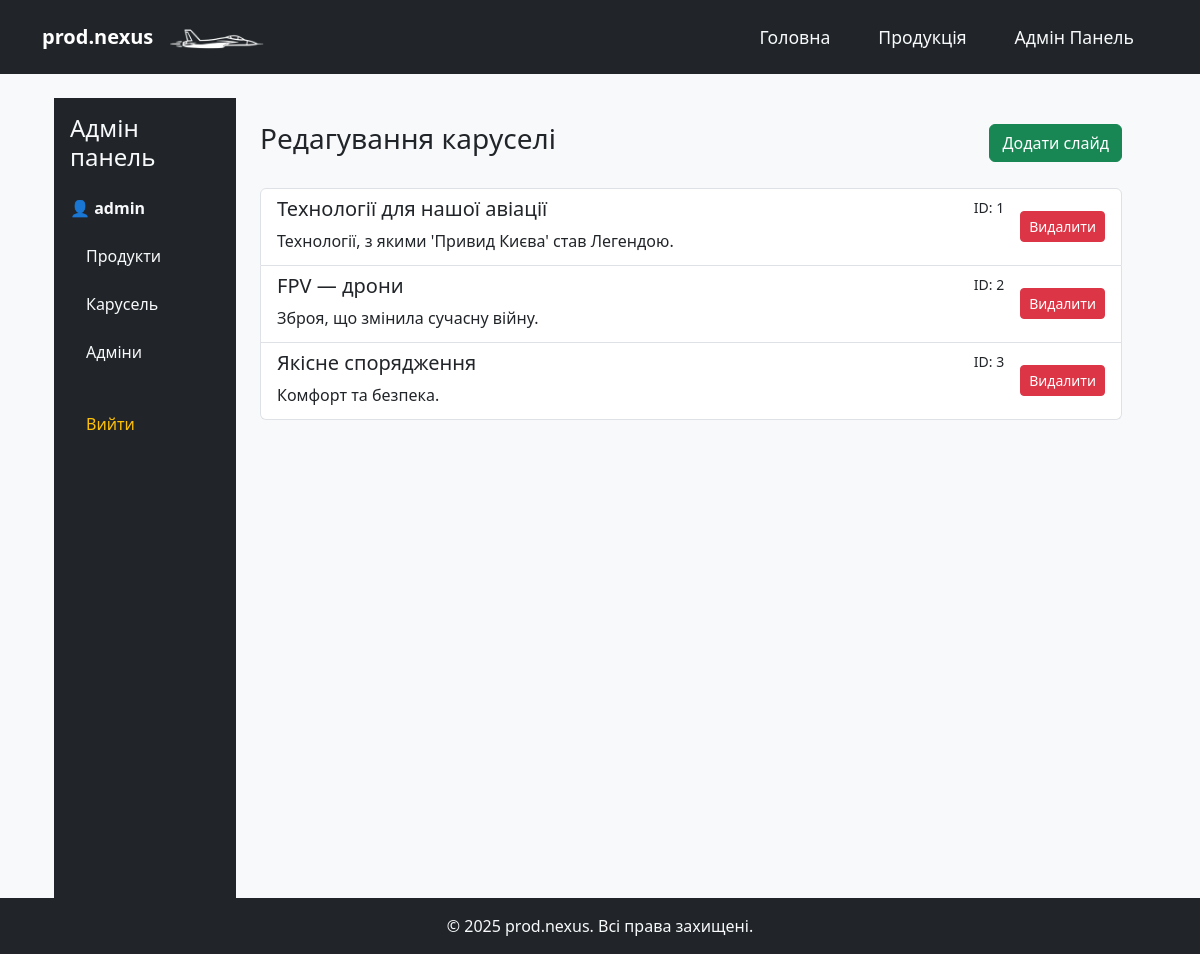
/admin/carousel (signed in), run on an earlier commit of the app's database.
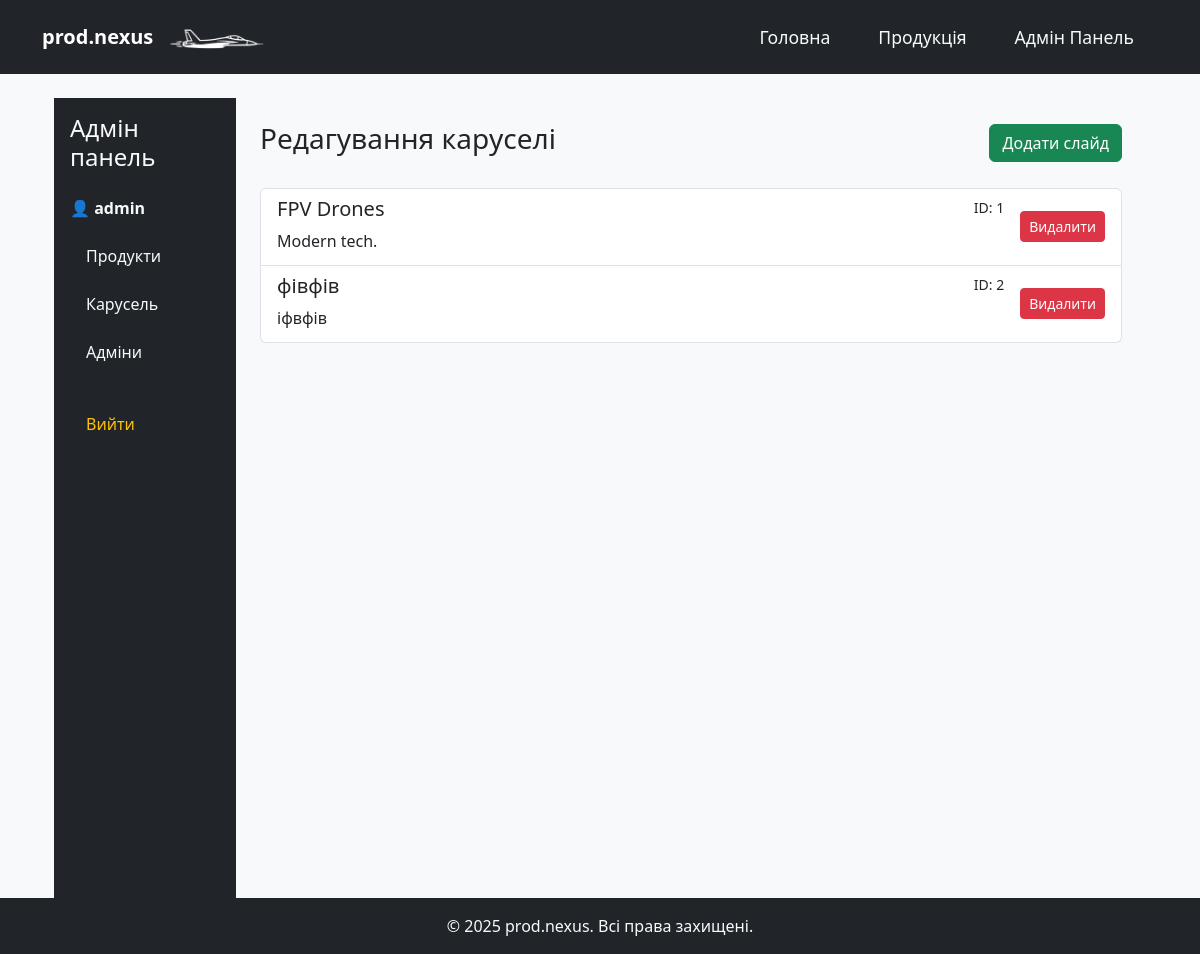
And on a later commit of the database.
### app/domain/marketing.py (models this page shows, shortened)
class CarouselItem(db.Model):
    __tablename__ = 'carousel_item'
    id = db.Column(db.Integer, primary_key=True)
    img = db.Column(db.String(100), nullable=False)
    title = db.Column(db.String(100))
    desc = db.Column(db.Text)
    text_position = db.Column(db.String(20), default='center')
    button_text = db.Column(db.String(50))
    button_link = db.Column(db.String(200))

### app/admin/routes.py (the view)
@admin.route("/carousel")
@login_required
def admin_carousel():
    carousel_items = CarouselItem.query.all()
    return render_template("admin_carousel.html", carousel_items=carousel_items, admin_name=current_user.name)

### app/domain/users.py (called while the page is built)
@login_manager.user_loader
def load_user(user_id):
    return User.query.get(int(user_id))

### app/templates/admin_carousel.html
{% extends "base.html" %}
{% block content %}
<div class="container-fluid">
  <div class="row">
    {% include "admin_sidebar.html" %}
    <div class="col-md-9 col-lg-10 p-4">
      <div class="d-flex justify-content-between align-items-center mb-4">
        <h3>Редагування каруселі</h3>
        <a href="{{ url_for('admin.add_carousel_item') }}" class="btn btn-success">Додати слайд</a>
      </div>
      <div class="list-group">
        {% for item in carousel_items %}
        <div class="list-group-item d-flex justify-content-between align-items-center">
          <a href="{{ url_for('admin.edit_carousel', item_id=item.id) }}" class="flex-grow-1 text-decoration-none text-dark">
            <div class="d-flex w-100 justify-content-between">
              <h5>{{ item.title or "Без заголовку" }}</h5>
              <small>ID: {{ item.id }}</small>
            </div>
            <p class="mb-1 text-truncate">{{ item.desc }}</p>
          </a>
          <form action="{{ url_for('admin.delete_carousel_item', item_id=item.id) }}" method="POST" class="ms-3">
            <button type="submit" class="btn btn-danger btn-sm" onclick="return confirm('Ви впевнені, що хочете видалити цей слайд?');">
              Видалити
            </button>
          </form>
        </div>
        {% else %}
        <div class="alert alert-info">Слайдів поки немає.</div>
        {% endfor %}
      </div>
    </div>
  </div>
</div>
{% endblock %}

What changed in the data, as far as the page shows it:
removed CarouselItem: title "Якісне спорядження", id "3", desc "Комфорт та безпека."
changed CarouselItem id 1: title "Технології для нашої авіації" → "FPV Drones"; desc "Технології, з якими 'Привид Києва' став Легендою." → "Modern tech."
changed CarouselItem id 2: title "FPV — дрони" → "фівфів"; desc "Зброя, що змінила сучасну війну." → "іфвфів"
